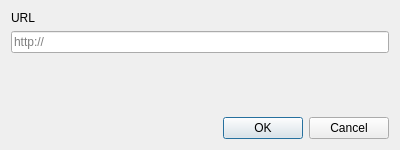
<?xml version="1.0" encoding="UTF-8"?>
<ui version="4.0">
 <class>AddDownloadDialog</class>
 <widget class="QDialog" name="AddDownloadDialog">
  <property name="geometry">
   <rect>
    <x>0</x>
    <y>0</y>
    <width>400</width>
    <height>150</height>
   </rect>
  </property>
  <property name="windowTitle">
   <string>Add Download</string>
  </property>
  <layout class="QVBoxLayout" name="verticalLayout">
   <item>
    <widget class="QLabel" name="label">
     <property name="text">
      <string>URL</string>
     </property>
    </widget>
   </item>
   <item>
    <widget class="QLineEdit" name="url">
     <property name="placeholderText">
      <string>http://</string>
     </property>
    </widget>
   </item>
   <item>
    <spacer name="verticalSpacer">
     <property name="orientation">
      <enum>Qt::Vertical</enum>
     </property>
     <property name="sizeHint" stdset="0">
      <size>
       <width>20</width>
       <height>40</height>
      </size>
     </property>
    </spacer>
   </item>
   <item>
    <widget class="QDialogButtonBox" name="buttonBox">
     <property name="orientation">
      <enum>Qt::Horizontal</enum>
     </property>
     <property name="standardButtons">
      <set>QDialogButtonBox::Cancel|QDialogButtonBox::Ok</set>
     </property>
    </widget>
   </item>
  </layout>
 </widget>
 <resources/>
 <connections>
  <connection>
   <sender>buttonBox</sender>
   <signal>accepted()</signal>
   <receiver>AddDownloadDialog</receiver>
   <slot>accept()</slot>
   <hints>
    <hint type="sourcelabel">
     <x>248</x>
     <y>254</y>
    </hint>
    <hint type="destinationlabel">
     <x>157</x>
     <y>274</y>
    </hint>
   </hints>
  </connection>
  <connection>
   <sender>buttonBox</sender>
   <signal>rejected()</signal>
   <receiver>AddDownloadDialog</receiver>
   <slot>reject()</slot>
   <hints>
    <hint type="sourcelabel">
     <x>316</x>
     <y>260</y>
    </hint>
    <hint type="destinationlabel">
     <x>286</x>
     <y>274</y>
    </hint>
   </hints>
  </connection>
 </connections>
</ui>
